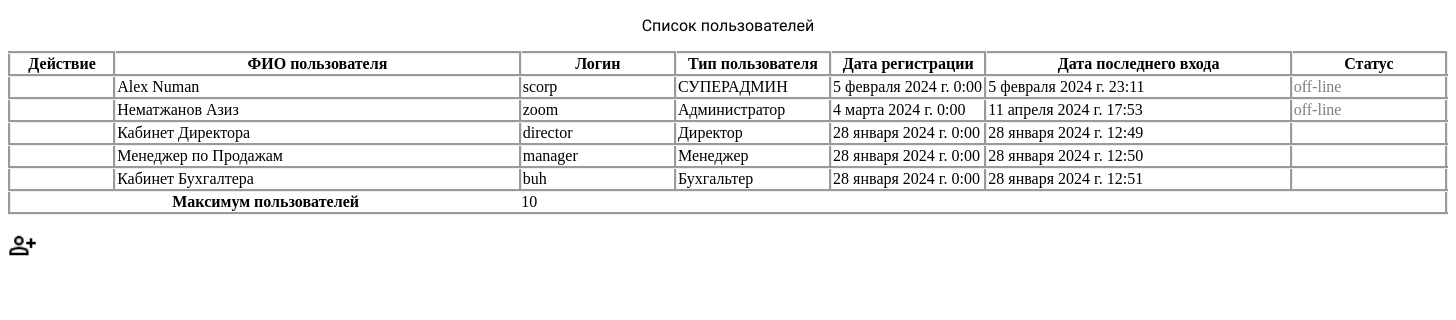
Before: /users_list/ with the older database file.
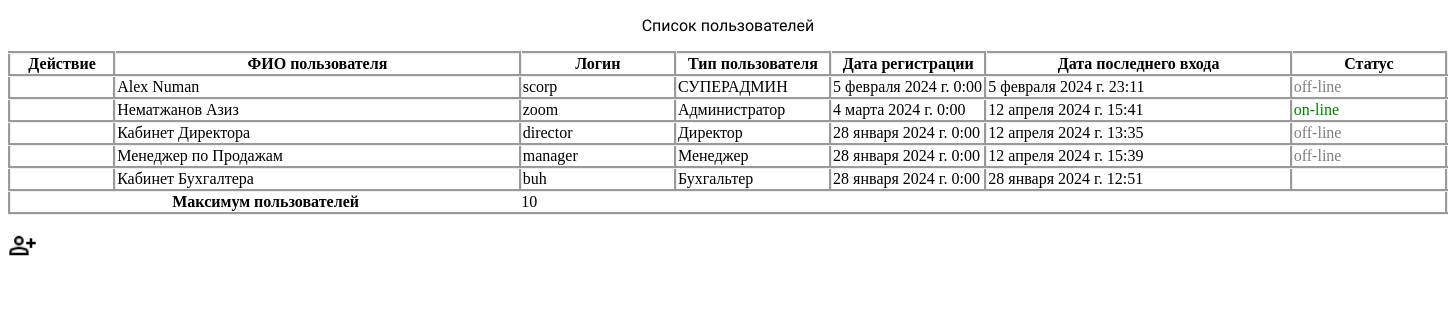
After: the same page with the newer database file.
### firstapp/models.py (models this page shows)
class Users(models.Model):  #Класс для создания нового пользователья
    user_name = models.CharField(max_length=50)                            # ФИО нового пользователья
    user_birth = models.DateField(auto_now=False)                          # Дата рождения
    user_adress = models.CharField(max_length=50)                          # Адрес
    user_email = models.EmailField()                                       # Эл.почта
    user_tel = models.CharField(max_length=10)                             # Сотовый телефон
    user_login = models.CharField(max_length=50)                           # Логин
    user_pass = models.CharField(max_length=50)                            # Пароль
    user_type = models.CharField(max_length=50)                            # Тип пользователя
    user_regist_date = models.DateTimeField()                              # Дата регистрации
    user_login_date = models.DateTimeField()                               # Дата последнего входа
    user_status = models.CharField(max_length=10, default='off-line')      # Статус пользователя

### firstapp/views.py (the view)
# urls.py: path('users_list/', views.users_list),
def users_list(request):
    people = Users.objects.values()
    return render(request, 'users_list.html', context={'db_data': people})

### firstapp/templates/users_list.html (shortened to what this page needs)
<!DOCTYPE html>
{% load static %}
<html lang="en">
<head>
    <link rel="stylesheet" type="text/css" href="{% static 'css/users_list.css' %}">
    <link rel="stylesheet" type="text/css" href="{% static 'css/settings.css' %}">
</head>
<body>
<div>
    <table class="table">
         <caption>
             Список пользователей
         </caption>
        <thead>
        <tr>
            <th style="width: 100px;" class="users_table">Действие</th>
            <th style="width: 400px;" class="users_table"> ФИО пользователя</th>
            <th style="width: 150px;" class="users_table">Логин</th>
            <th style="width: 150px;" class="users_table">Тип пользователя</th>
            <th style="width: 150px;" class="users_table">Дата регистрации</th>
            <th style="width: 300px;" class="users_table">Дата последнего входа</th>
            <th style="width: 150px;" class="users_table">Статус</th>
        </tr>
        </thead>
        <tbody id="users_table">
        {% for i in db_data %}
        <tr>
            <td class="users_table"></td>
            <td class="users_table"> {{i.user_name}}</td>
            <td class="users_table">{{i.user_login}}</td>
            <td class="users_table">{{i.user_type}}</td>
            <td class="users_table">{{i.user_regist_date}}</td>
            <td class="users_table">{{i.user_login_date}}</td>
            <td class="users_table">{{i.user_status}}</td>
            {% endfor %}
        </tbody>
        <tfoot>
    <tr>
      <th scope="row" colspan="2">Максимум пользователей</th>
      <td colspan="2">10</td>
    </tr>
  </tfoot>
    </table>
    <span data-tooltip='Добавить пользователя' class ='tooltip'> <img style="width: 2%; height: 2%;" src="{% static 'img/person_add.png' %}" class="add_person" id="add_new_user"> </span>
</div>
</body>
</html>

Changed rows visible on the page:
changed Users "Нематжанов Азиз": user_login_date "11 апреля 2024 г. 17:53" → "12 апреля 2024 г. 15:41"; user_status "off-line" → "on-line"
changed Users "Кабинет Директора": user_login_date "28 января 2024 г. 12:49" → "12 апреля 2024 г. 13:35"; user_status (not shown) → "off-line"
changed Users "Менеджер по Продажам": user_login_date "28 января 2024 г. 12:50" → "12 апреля 2024 г. 15:39"; user_status (not shown) → "off-line"
